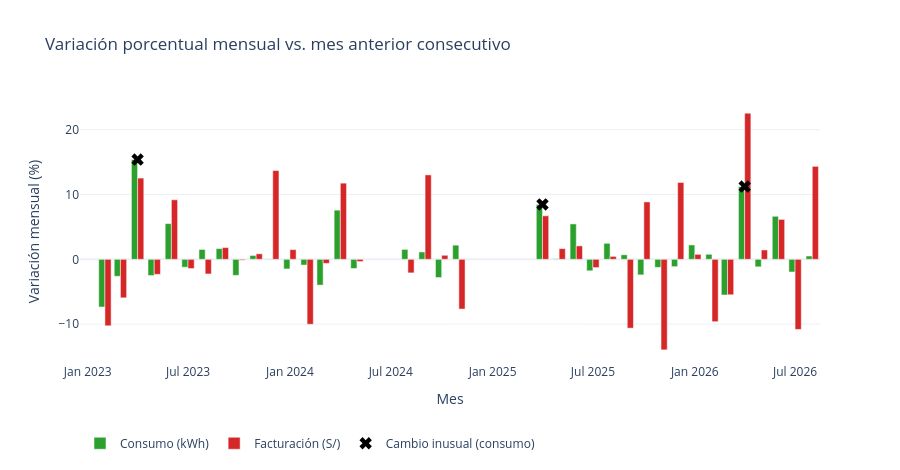

This figure's notebook cell:
### Markdown cell above
## 6. Variaciones importantes (pregunta 5)

**Indicador:** variación porcentual mensual (MoM) y variación interanual (YoY).
**Criterio para "importante":** usamos un umbral estadístico robusto —más de **2.5 desviaciones robustas (MAD)** respecto a la mediana de los cambios— para no depender de un porcentaje arbitrario. Las marcas ✖ señalan esos meses.
**Cómo leerlo:** barras ausentes = no hay mes anterior consecutivo (hueco de datos).

### Code cell
def marcar_inusuales(serie_mom, k=2.5):
    s = serie_mom.dropna(); med = s.median(); mad = 1.4826 * (s - med).abs().median()
    return s[(s - med).abs() > k * mad], med, mad

inus_kwh, med_k, mad_k = marcar_inusuales(m["kwh_mom"])
inus_fac, med_f, mad_f = marcar_inusuales(m["fact_mom"])

fig = go.Figure()
fig.add_trace(go.Bar(x=m.index, y=m["kwh_mom"], name="Consumo (kWh)", marker_color=COLOR_CONSUMO,
                     hovertemplate="%{x|%Y-%m}<br>Consumo: %{y:+.2f}%<extra></extra>"))
fig.add_trace(go.Bar(x=m.index, y=m["fact_mom"], name="Facturación (S/)", marker_color=COLOR_FACTURA,
                     hovertemplate="%{x|%Y-%m}<br>Facturación: %{y:+.2f}%<extra></extra>"))
fig.add_trace(go.Scatter(x=inus_kwh.index, y=inus_kwh.values, mode="markers", name="Cambio inusual (consumo)",
                         marker=dict(symbol="x", size=11, color="black"), hoverinfo="skip"))
fig.add_trace(go.Scatter(x=inus_fac.index, y=inus_fac.values, mode="markers", name="Cambio inusual (facturación)",
                         marker=dict(symbol="x", size=11, color="purple"), hoverinfo="skip"))
fig.update_layout(title="Variación porcentual mensual vs. mes anterior consecutivo", xaxis_title="Mes",
                  yaxis_title="Variación mensual (%)", barmode="group", legend=dict(orientation="h", y=-0.25), height=470)
fig.show()

print(f"Cambio mensual típico del consumo: mediana {med_k:+.2f}% | umbral inusual ±{2.5*mad_k:.2f} pp alrededor de la mediana")
print(f"Cambio mensual típico de la facturación: mediana {med_f:+.2f}% | umbral inusual ±{2.5*mad_f:.2f} pp alrededor de la mediana")
print("Meses inusuales en consumo     :", {f.strftime('%Y-%m'): round(v, 1) for f, v in inus_kwh.items()})
print("Meses inusuales en facturación :", {f.strftime('%Y-%m'): round(v, 1) for f, v in inus_fac.items()})

### Figure 1 — Plotly figure (JSON) as saved in the notebook; plotly's stock layout.template omitted (floating-point values rounded to 4 significant figures)
{"data": [{"hovertemplate": "%{x|%Y-%m}<br>Consumo: %{y:+.2f}%<extra></extra>", "marker": {"color": "#2ca02c"}, "name": "Consumo (kWh)", "type": "bar", "x": ["2023-01-01T00:00:00.000000", "2023-02-01T00:00:00.000000", "2023-03-01T00:00:00.000000", "2023-04-01T00:00:00.000000", "2023-05-01T00:00:00.000000", "2023-06-01T00:00:00.000000", "2023-07-01T00:00:00.000000", "2023-08-01T00:00:00.000000", "2023-09-01T00:00:00.000000", "2023-10-01T00:00:00.000000", "2023-11-01T00:00:00.000000", "2023-12-01T00:00:00.000000", "2024-01-01T00:00:00.000000", "2024-02-01T00:00:00.000000", "2024-03-01T00:00:00.000000", "2024-04-01T00:00:00.000000", "2024-05-01T00:00:00.000000", "2024-06-01T00:00:00.000000", "2024-07-01T00:00:00.000000", "2024-08-01T00:00:00.000000", "2024-09-01T00:00:00.000000", "2024-10-01T00:00:00.000000", "2024-11-01T00:00:00.000000", "2024-12-01T00:00:00.000000", "2025-01-01T00:00:00.000000", "2025-02-01T00:00:00.000000", "2025-03-01T00:00:00.000000", "2025-04-01T00:00:00.000000", "2025-05-01T00:00:00.000000", "2025-06-01T00:00:00.000000", "2025-07-01T00:00:00.000000", "2025-08-01T00:00:00.000000", "2025-09-01T00:00:00.000000", "2025-10-01T00:00:00.000000", "2025-11-01T00:00:00.000000", "2025-12-01T00:00:00.000000", "2026-01-01T00:00:00.000000", "2026-02-01T00:00:00.000000", "2026-03-01T00:00:00.000000", "2026-04-01T00:00:00.000000", "2026-05-01T00:00:00.000000", "2026-06-01T00:00:00.000000", "2026-07-01T00:00:00.000000", "2026-08-01T00:00:00.000000"], "y": [NaN, -7.36, -2.622, 15.4, -2.504, 5.517, -1.221, 1.523, 1.66, -2.478, 0.5999, 0.06112, -1.485, -0.8843, -3.981, 7.592, -1.421, NaN, NaN, 1.527, 1.137, -2.811, 2.186, NaN, NaN, NaN, NaN, 8.468, 0.08408, 5.466, -1.771, 2.472, 0.7024, -2.402, -1.243, -1.132, 2.22, 0.7793, -5.505, 11.23, -1.159, 6.644, -1.959, 0.5116]}, {"hovertemplate": "%{x|%Y-%m}<br>Facturación: %{y:+.2f}%<extra></extra>", "marker": {"color": "#d62728"}, "name": "Facturación (S/)", "type": "bar", "x": ["2023-01-01T00:00:00.000000", "2023-02-01T00:00:00.000000", "2023-03-01T00:00:00.000000", "2023-04-01T00:00:00.000000", "2023-05-01T00:00:00.000000", "2023-06-01T00:00:00.000000", "2023-07-01T00:00:00.000000", "2023-08-01T00:00:00.000000", "2023-09-01T00:00:00.000000", "2023-10-01T00:00:00.000000", "2023-11-01T00:00:00.000000", "2023-12-01T00:00:00.000000", "2024-01-01T00:00:00.000000", "2024-02-01T00:00:00.000000", "2024-03-01T00:00:00.000000", "2024-04-01T00:00:00.000000", "2024-05-01T00:00:00.000000", "2024-06-01T00:00:00.000000", "2024-07-01T00:00:00.000000", "2024-08-01T00:00:00.000000", "2024-09-01T00:00:00.000000", "2024-10-01T00:00:00.000000", "2024-11-01T00:00:00.000000", "2024-12-01T00:00:00.000000", "2025-01-01T00:00:00.000000", "2025-02-01T00:00:00.000000", "2025-03-01T00:00:00.000000", "2025-04-01T00:00:00.000000", "2025-05-01T00:00:00.000000", "2025-06-01T00:00:00.000000", "2025-07-01T00:00:00.000000", "2025-08-01T00:00:00.000000", "2025-09-01T00:00:00.000000", "2025-10-01T00:00:00.000000", "2025-11-01T00:00:00.000000", "2025-12-01T00:00:00.000000", "2026-01-01T00:00:00.000000", "2026-02-01T00:00:00.000000", "2026-03-01T00:00:00.000000", "2026-04-01T00:00:00.000000", "2026-05-01T00:00:00.000000", "2026-06-01T00:00:00.000000", "2026-07-01T00:00:00.000000", "2026-08-01T00:00:00.000000"], "y": [NaN, -10.26, -5.942, 12.54, -2.319, 9.189, -1.421, -2.26, 1.812, -0.1326, 0.8514, 13.7, 1.501, -10.02, -0.6223, 11.76, -0.3515, NaN, NaN, -2.093, 13.03, 0.6249, -7.675, NaN, NaN, NaN, NaN, 6.718, 1.653, 2.074, -1.278, 0.4524, -10.62, 8.862, -13.97, 11.86, 0.7703, -9.628, -5.469, 22.56, 1.446, 6.162, -10.82, 14.35]}, {"hoverinfo": "skip", "marker": {"color": "black", "size": 11, "symbol": "x"}, "mode": "markers", "name": "Cambio inusual (consumo)", "type": "scatter", "x": ["2023-04-01T00:00:00.000000", "2025-04-01T00:00:00.000000", "2026-04-01T00:00:00.000000"], "y": [15.4, 8.468, 11.23]}, {"hoverinfo": "skip", "marker": {"color": "purple", "size": 11, "symbol": "x"}, "mode": "markers", "name": "Cambio inusual (facturación)", "type": "scatter", "x": [], "y": []}], "layout": {"barmode": "group", "height": 470, "legend": {"orientation": "h", "y": -0.25}, "title": {"text": "Variación porcentual mensual vs. mes anterior consecutivo"}, "xaxis": {"title": {"text": "Mes"}}, "yaxis": {"title": {"text": "Variación mensual (%)"}}}}
